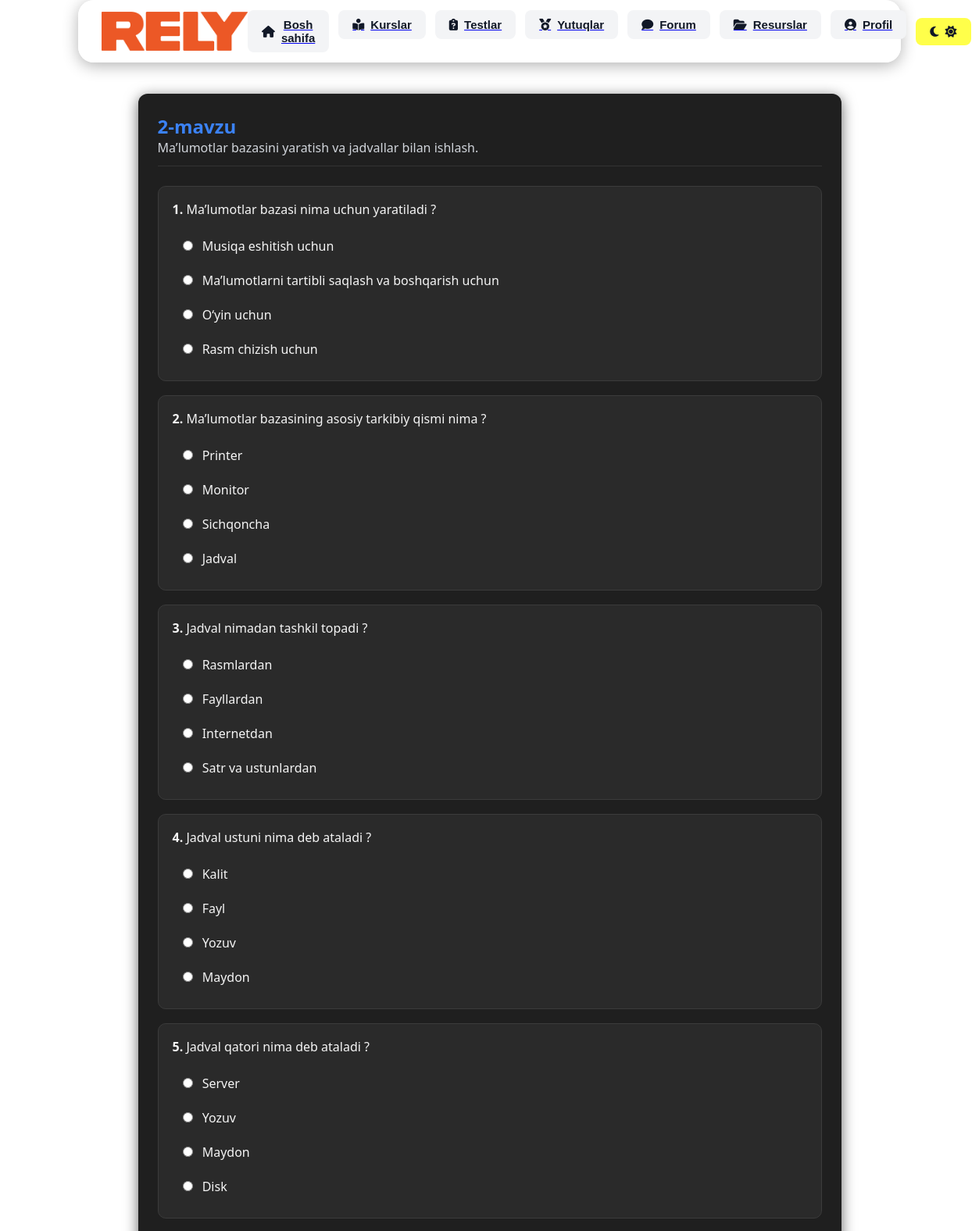
The page /student/start_test/5 (signed in, upper part) on the database its author committed.
### tables this page shows
CREATE TABLE tests(
    id INTEGER PRIMARY KEY AUTOINCREMENT,
    name TEXT NOT NULL,
    title TEXT,
    time INTEGER NOT NULL,
    min_score INTEGER NOT NULL,
    openness TEXT DEFAULT 'open'
);

CREATE TABLE questions(
    id INTEGER PRIMARY KEY AUTOINCREMENT,
    text TEXT NOT NULL,
    test_id INTEGER NOT NULL,
    FOREIGN KEY(test_id)
        REFERENCES tests(id)
        ON DELETE CASCADE
);

CREATE TABLE answers(
    id INTEGER PRIMARY KEY AUTOINCREMENT,
    text TEXT NOT NULL,
    question_id INTEGER NOT NULL,
    is_correct INTEGER DEFAULT 0,
    FOREIGN KEY(question_id)
        REFERENCES questions(id)
        ON DELETE CASCADE
);

### routes/student.py (the view, shortened to what this page needs)
@bp.route("/start_test/<int:test_id>", methods=["GET","POST"])
def start_test(test_id):
    user_id = session.get("user_id")
    if not user_id:
        return redirect("/login")
    db = get_db()
    cur = db.cursor()
    test = cur.execute(
        "SELECT * FROM tests WHERE id=?",
        (test_id,)
    ).fetchone()
    questions = cur.execute(
        "SELECT * FROM questions WHERE test_id=?",
        (test_id,)
    ).fetchall()
    answers = {}
    for q in questions:
        ans = cur.execute(
            "SELECT * FROM answers WHERE question_id=?",
            (q["id"],)
        ).fetchall()
        ans = list(ans)
        random.shuffle(ans)
        answers[q["id"]] = ans
    return render_template(
        "student/start_test.html",
        test=test,
        questions=questions,
        answers=answers
    )

### routes/student.py (called while the page is built)
def get_db():
    conn = sqlite3.connect("database.db")
    conn.row_factory = sqlite3.Row
    return conn

### templates/student/start_test.html (shortened to what this page needs)
{% extends "base.html" %}
{% block content %}
<div class="test-container">
<div class="test-header">
<h2>{{ test['name'] }}</h2>
<p>{{ test['title'] }}</p>
</div>
<form method="post">
{% for q in questions %}
<div class="question-card">
<p class="question-title">
<b>{{ loop.index }}.</b> {{ q['text'] }}
</p>
{% for a in answers[q['id']] %}
<label class="answer">
<input
type="radio"
name="{{ q['id'] }}"
value="{{ a['id'] }}"
required
>
<span>{{ a['text'] }}</span>
</label>
{% endfor %}
</div>
{% endfor %}
</form>
</div>
{% endblock %}

### static/css/base.css (style rules this page uses)
* { margin: 0; padding: 0; box-sizing: border-box; }
body { font-family: -apple-system, BlinkMacSystemFont, "Segoe UI", Roboto, sans-serif; background-color: #f4f6fb; background: linear-gradient(90deg, #6695fb, #5d2efa); color: #333; }
:root { --bg-color: #ffffff; --text-color: #111827; --card-bg: #f3f4f6; --nav-bg: rgba(255,255,255,0.8); }

### templates/base.html (style rules this page uses)
body { margin: 0; font-family: 'Inter', sans-serif; background: linear-gradient(135deg, #0f111a 0%, #1c1f2a 100%); color: #e5e7eb; min-height: 100vh; }
body { background: var(--bg-color); color: var(--text-color); }
* { transition: all 0.3s ease; }

### templates/student/start_test.html (style rules this page uses)
.test-container { max-width:900px; margin:auto; background:#1f1f1f; padding:25px; border-radius:12px; box-shadow:0 4px 18px rgba(0,0,0,0.6); font-family:'Segoe UI', Tahoma, Geneva, Verdana, sans-serif; color:#f5f5f5; }
.test-header { margin-bottom:25px; border-bottom:1px solid #333; padding-bottom:12px; }
.test-header h2 { margin:0; color:#3b82f6; }
.test-header p { color:#d1d5db; }
.question-card { background:#2a2a2a; padding:18px; border-radius:10px; margin-bottom:18px; border:1px solid #3b3b3b; transition:0.2s; }
.question-title { font-size:16px; margin-bottom:14px; font-weight:500; color:#f5f5f5; }
.answer { display:block; padding:10px 12px; border-radius:6px; cursor:pointer; transition:0.2s; border:1px solid transparent; color:#f5f5f5; }
.answer input { margin-right:8px; }

### rows shown on the page
tests: name "2-mavzu", title "Ma’lumotlar bazasini yaratish va jadvallar bilan ishlash."
questions: text "Ma’lumotlar bazasi nima uchun yaratiladi ?"
answers: text "Musiqa eshitish uchun"
answers: text "Ma’lumotlarni tartibli saqlash va boshqarish uchun"
answers: text "O‘yin uchun"
answers: text "Rasm chizish uchun"
questions: text "Ma’lumotlar bazasining asosiy tarkibiy qismi nima ?"
answers: text "Printer"
answers: text "Monitor"
answers: text "Sichqoncha"
answers: text "Jadval"
questions: text "Jadval nimadan tashkil topadi ?"
answers: text "Rasmlardan"
answers: text "Fayllardan"
answers: text "Internetdan"
answers: text "Satr va ustunlardan"
questions: text "Jadval ustuni nima deb ataladi ?"
answers: text "Kalit"
answers: text "Fayl"
answers: text "Yozuv"
answers: text "Maydon"
questions: text "Jadval qatori nima deb ataladi ?"
answers: text "Server"
answers: text "Yozuv"
answers: text "Maydon"
answers: text "Disk"
